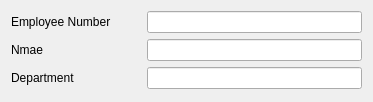
<?xml version="1.0" encoding="UTF-8"?>
<ui version="4.0">
 <class>Widget</class>
 <widget class="QWidget" name="Widget">
  <property name="geometry">
   <rect>
    <x>0</x>
    <y>0</y>
    <width>373</width>
    <height>102</height>
   </rect>
  </property>
  <property name="windowTitle">
   <string>Widget</string>
  </property>
  <layout class="QVBoxLayout" name="verticalLayout">
   <item>
    <layout class="QHBoxLayout" name="horizontalLayout">
     <item>
      <widget class="QLabel" name="label">
       <property name="minimumSize">
        <size>
         <width>130</width>
         <height>0</height>
        </size>
       </property>
       <property name="maximumSize">
        <size>
         <width>130</width>
         <height>16777215</height>
        </size>
       </property>
       <property name="text">
        <string>Employee Number</string>
       </property>
      </widget>
     </item>
     <item>
      <widget class="QLineEdit" name="leNum">
       <property name="text">
        <string/>
       </property>
       <property name="readOnly">
        <bool>true</bool>
       </property>
      </widget>
     </item>
    </layout>
   </item>
   <item>
    <layout class="QHBoxLayout" name="horizontalLayout_2">
     <item>
      <widget class="QLabel" name="label_2">
       <property name="minimumSize">
        <size>
         <width>130</width>
         <height>0</height>
        </size>
       </property>
       <property name="maximumSize">
        <size>
         <width>130</width>
         <height>16777215</height>
        </size>
       </property>
       <property name="text">
        <string>Nmae</string>
       </property>
      </widget>
     </item>
     <item>
      <widget class="QLineEdit" name="leName">
       <property name="text">
        <string/>
       </property>
       <property name="readOnly">
        <bool>true</bool>
       </property>
      </widget>
     </item>
    </layout>
   </item>
   <item>
    <layout class="QHBoxLayout" name="horizontalLayout_3">
     <item>
      <widget class="QLabel" name="label_3">
       <property name="minimumSize">
        <size>
         <width>130</width>
         <height>0</height>
        </size>
       </property>
       <property name="maximumSize">
        <size>
         <width>130</width>
         <height>16777215</height>
        </size>
       </property>
       <property name="text">
        <string>Department</string>
       </property>
      </widget>
     </item>
     <item>
      <widget class="QLineEdit" name="lePart">
       <property name="text">
        <string/>
       </property>
       <property name="readOnly">
        <bool>true</bool>
       </property>
      </widget>
     </item>
    </layout>
   </item>
  </layout>
 </widget>
 <resources/>
 <connections/>
</ui>
